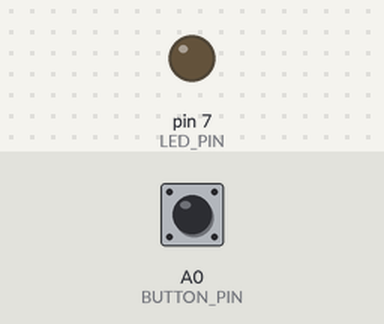
The sketch below on a simulated Arduino Uno, built with avr-gcc and run on an emulated ATmega328P. Shown: output pins drawn as LEDs (lit = HIGH). The test bench sets the inputs (shaded band); at power-on: A0 (BUTTON_PIN) HIGH.

Above: at 1.2 s.
1.3 s: A0 (BUTTON_PIN) pulled LOW for 0.15 s
At 2.2 s:
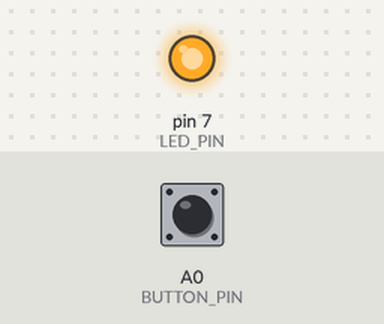
2.9 s: A0 (BUTTON_PIN) pulled LOW for 1 s
At 4.7 s:
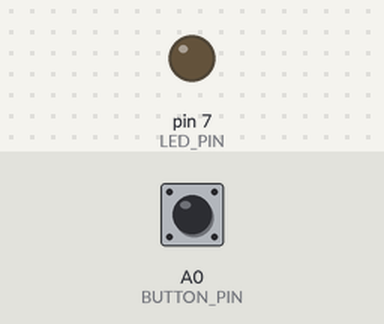
Timing chart, 0 to 6.2 s (numbered marks = the images above; inputs shaded):
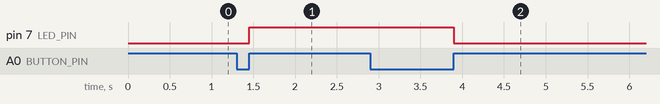

Measured:
- after the input at 1.3 s, pin 7 (LED_PIN): LOW → HIGH after 0.15 s
- after the input at 2.9 s, pin 7 (LED_PIN): HIGH → LOW after 1.0 s

The sketch:

sketch.ino
```cpp
const int BUTTON_PIN = A0;
const int LED_PIN = 7;
const int DEBOUNCE_TIME = 50;
const int LONG_PRESS = 1000;

long button_pressed_time();

void setup() {
  pinMode(LED_PIN, OUTPUT);
  pinMode(BUTTON_PIN, INPUT_PULLUP);
}

void loop() {
  if (button_pressed_time() < LONG_PRESS) {
    digitalWrite(LED_PIN, HIGH);
  }
  else {
    digitalWrite(LED_PIN, LOW);
  }
}

/// Stateful function that returns the number of milliseconds the button was kept pressed
/// before it was released.
/// Returns a value once each time the button was released.
/// @return The time the button was kept pressed before it was released, in milliseconds, or -1 if no button release was detected since the last call to this function.
long button_pressed_time() {
  static int lastButtonState = HIGH;
  static unsigned long buttonPressStartTime = 0;
  static unsigned long timeOfLastChange = 0;
  static unsigned long buttonPressTime = 1001;

  bool buttonState = digitalRead(BUTTON_PIN);
  unsigned long currentTime = millis();

  if (buttonState != lastButtonState && (currentTime - timeOfLastChange > DEBOUNCE_TIME)) {
    if (buttonState == LOW) {
      buttonPressStartTime = currentTime;
    } else {
      buttonPressTime = currentTime - buttonPressStartTime;
    }

    timeOfLastChange = currentTime;
    lastButtonState = buttonState;
  }

  return buttonPressTime;
}
```
